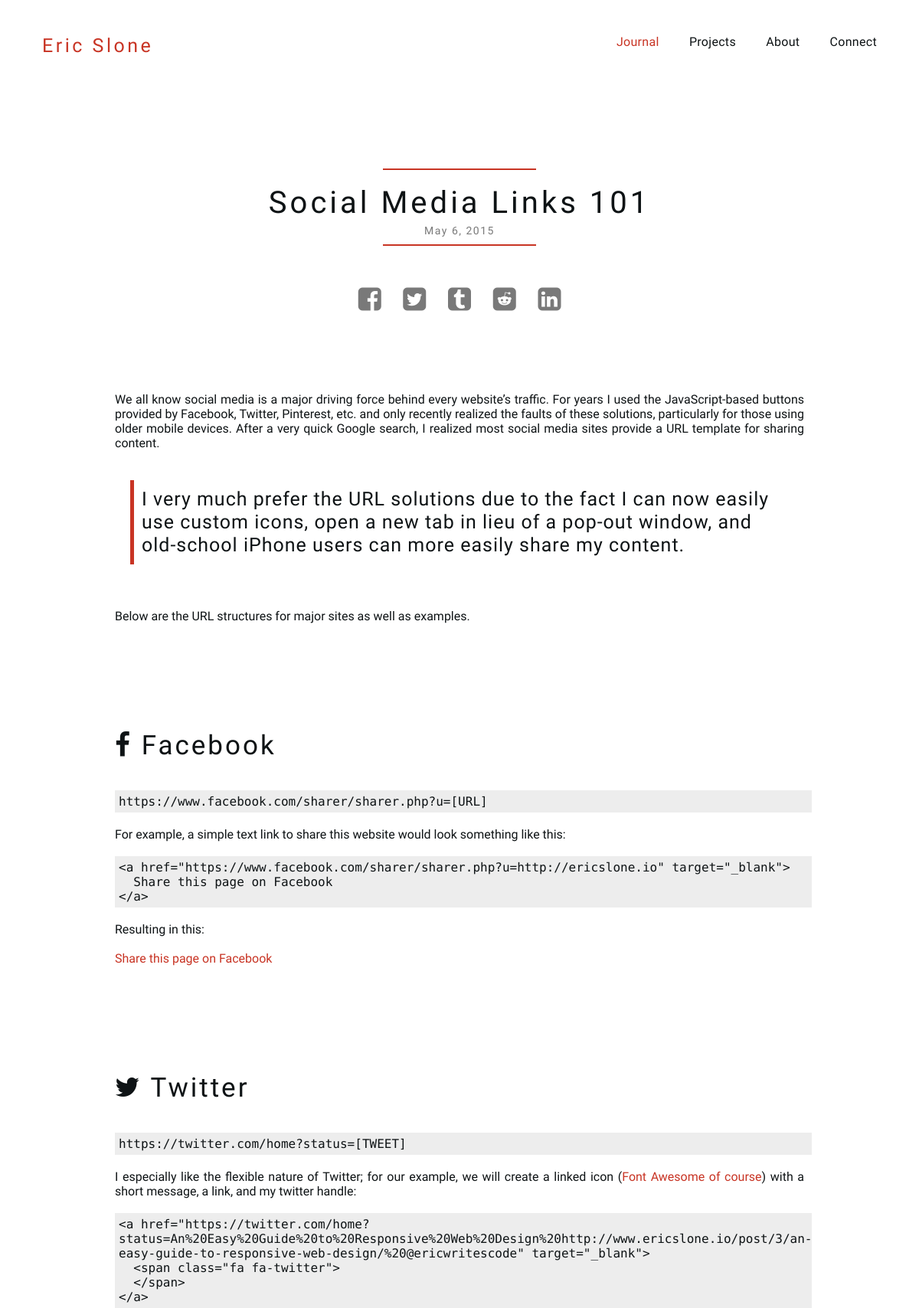
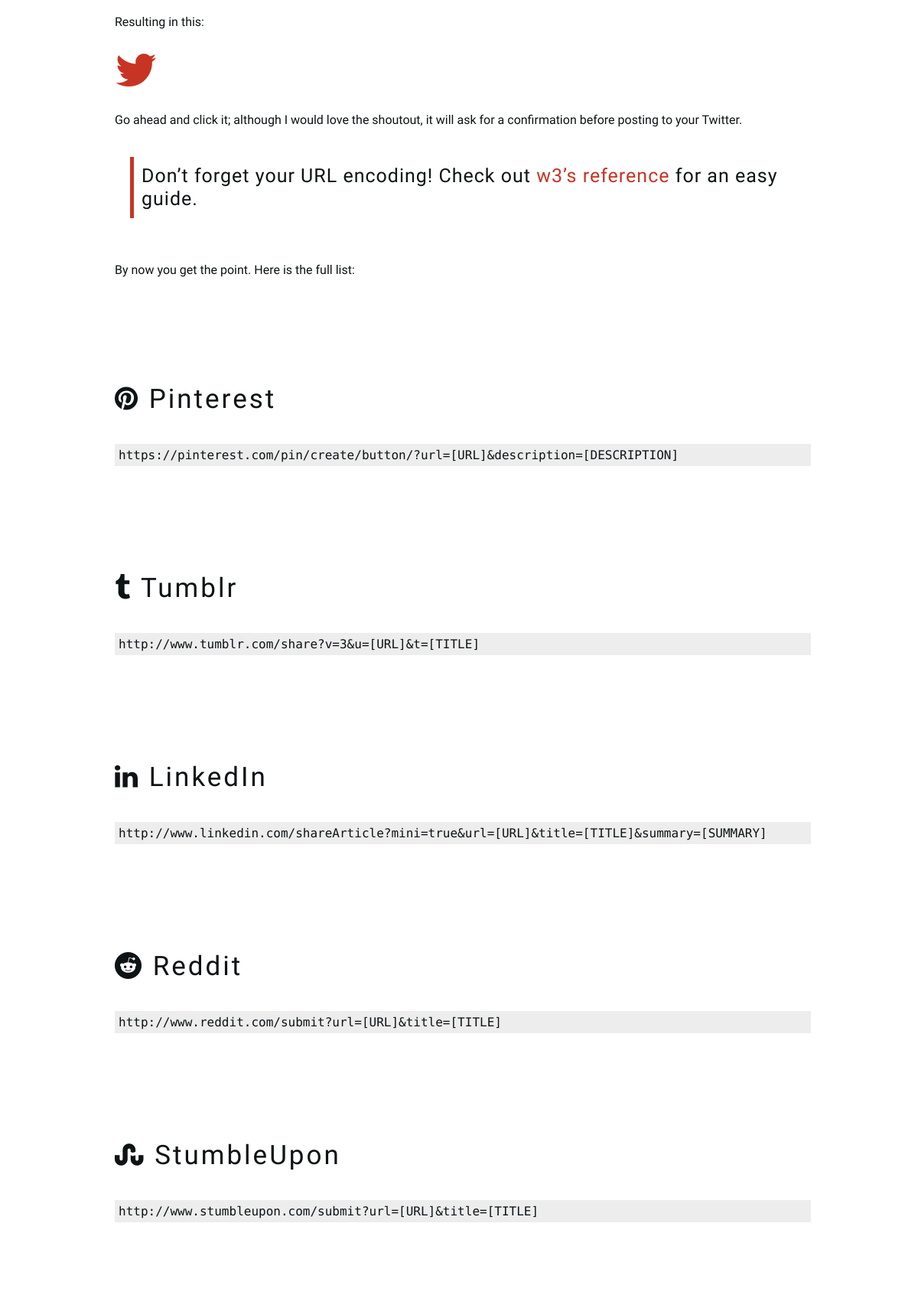
Page /post/2/social-media-links-101/ (upper part) on the committed database (2 pictures, top to bottom).
### articles/models.py (models this page shows, shortened)
class Article(models.Model):
  article_title = models.CharField(max_length=999)
  article_slug = models.CharField(max_length=999, unique=True)
  article_description = models.TextField(blank=True)
  article_text = models.TextField()
  article_image = models.ImageField(upload_to='article-images/', blank=True)
  article_upload_date = models.DateField(blank=True)

### users/views.py (the view)
# urls.py: url(r'^post/(?P<postid>[^/]*)/(?P<articleslug>[\w-]+)/$', 'users.views.article', name='article'),
def article(request, postid, articleslug):
  context = dict()
  context['pagetitle'] = 'Journal'
  context['article'] = Article.objects.get(id=postid)
  return render(request, 'users/article.html', context)

### templates/users/article.html (shortened to what this page needs)
{% extends "base.html" %}
{% load staticfiles %}
{% block content %}
	<div class="journal-article-top">
	</div>
	<div class="journal-article-title">
		{{ article.article_title }}
	</div>
	<div class="journal-article-date">
		{{ article.article_upload_date }}
	</div>
	<div class="social-holder">
		<a class="social-share" href="http://www.facebook.com/sharer/sharer.php?u=http://ericslone.io/post/{{ article.id }}/{{ article.article_slug }}/" target="_blank">
			<span class="fa fa-facebook-square">
			</span>
		</a>
		<a class="social-share" href="https://twitter.com/home?status={{ article.article_title|urlencode }}%20http://www.ericslone.io/post/{{ article.id }}/{{ article.article_slug }}/%20@ericwritescode" target="_blank">
			<span class="fa fa-twitter-square">
			</span>
		</a>
		<a class="social-share" href="http://www.tumblr.com/share?v=3&u=http://ericslone.io/post/{{ article.id }}/{{ article.article_slug }}/&t={{ article.article_title|urlencode }}" target="_blank">
			<span class="fa fa-tumblr-square">
			</span>
		</a>
		<a class="social-share" href="http://www.reddit.com/submit?url=http://ericslone.io/post/{{ article.id }}/{{ article.article_slug }}/&title={{ article.article_title|urlencode }}" target="_blank">
			<span class="fa fa-reddit-square">
			</span>
		</a>
		<a class="social-share" href="https://www.linkedin.com/shareArticle?mini=true&url=http://ericslone.io/post/{{ article.id }}/{{ article.article_slug }}/&title={{ article.article_title|urlencode }}&summary=&source=" target="_blank">
			<span class="fa fa-linkedin-square">
			</span>
		</a>
	</div>
	<div class="article-text">
		{{ article.article_text|safe }}
	</div>
{% endblock content %}

### static/css/main.css (style rules this page uses)
html, body { margin:0; padding:0; height:100%; }
body { background:#fff; color: #0E1315; font-size: 16px; font-family: 'Quattrocento', serif; margin:0; padding:0; }
a { color:#c83424; text-decoration:none; }
.article-text { max-width:900px; padding-left:20px; padding-right:20px; margin-left:auto; margin-right:auto; margin-top:100px; text-align:justify; margin-bottom:200px; }
.journal-article-title { font-family: 'Hind', sans-serif; letter-spacing:4px; max-width:900px; margin-left:auto; margin-right:auto; text-align:center; font-size:40px; padding-left:20px; padding-right:20px; line-height:0.9; margin-bottom:10px; }
.journal-article-top { margin-top:100px; width:200px; border-top:2px solid #c83424; margin-left:auto; margin-right:auto; margin-bottom:25px; }
.journal-article-date { font-family: 'Hind', sans-serif; letter-spacing:1.5px; width:200px; margin-left:auto; margin-right:auto; text-align:center; font-size:14px; color:#797979; border-bottom:2px solid #c83424; padding-bottom:10px; }
.social-holder { width:300px; margin-left:auto; margin-right:auto; margin-top:50px; font-size:35px; text-align:center; }
a.social-share { margin:10px; color:#797979; }
.quote { margin:20px; font-size:25px; font-family: 'Hind', sans-serif; border-left:5px solid #c83424; padding:10px; text-align:left; letter-spacing:1px; line-height:1.2; }
.article-header { font-size:35px; font-family: "Hind",sans-serif; letter-spacing: 3px; margin-top:120px; text-align:left; }
.code { font-family: 'Source Code Pro'; display: inline-block; background:#ededed; text-align:left!important; width:100%; padding:5px; }

### rows in the picture
Article: article_title "Social Media Links 101", article_upload_date "May 6, 2015", article_text "We all know social media is a major driving force behind every website’s traffic. For years I used the JavaScript-based buttons provided by Facebook, Twitter, Pinterest, etc. and only recently realized the faults of these solutions, particularly for those using older mobile devices. After a very quick Google search, I realized most social media sites provide a URL template for sharing content. I very much prefer the URL solutions due to the fact I can now easily use custom icons, open a new tab in lieu of a pop-out window, and old-school iPhone users can more easily share my content. Below are the URL structures for major sites as well as examples. Facebook…"
